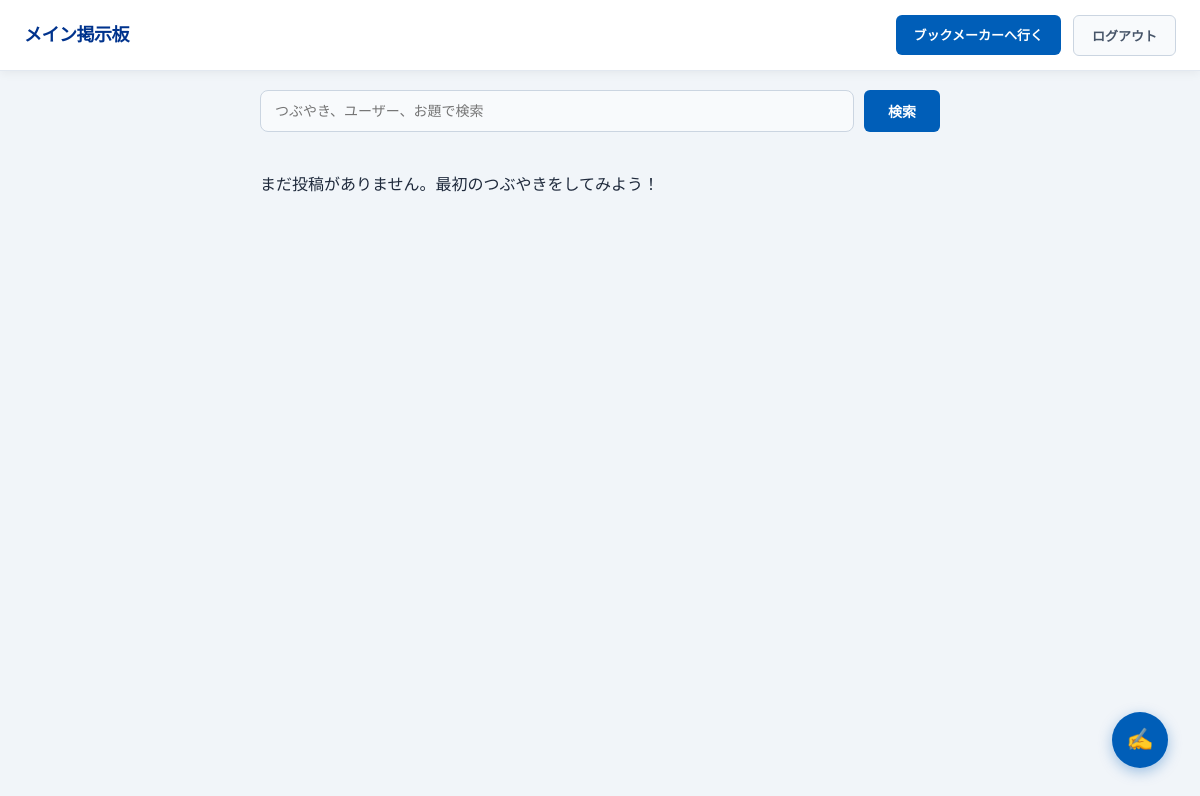
Page / (signed in) on the earlier database version.
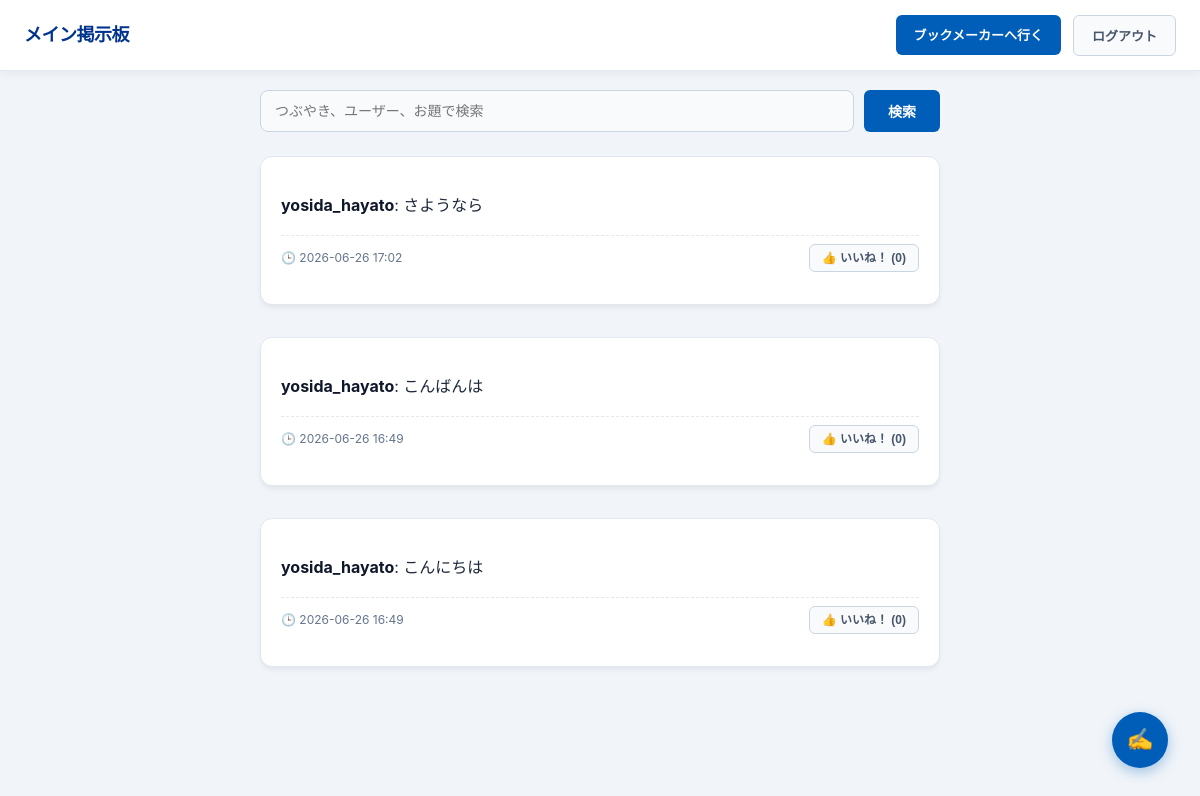
Same page on the later database version.
### bookmaker/models.py (models this page shows, shortened)
class Chat(models.Model):
    chatid = models.AutoField(primary_key=True) # 主キー（自動連番）
    uid = models.ForeignKey(User, on_delete=models.CASCADE, related_name='chats')
    text = models.TextField() # 本文
    time = models.DateTimeField(auto_now_add=True) # 投稿日時を自動記録
    shared_topic = models.ForeignKey(
        Topic,
        on_delete=models.SET_NULL,
        null=True,
        blank=True,
        related_name='shared_chats'
    )

### bookmaker/views.py (the view)
# urls.py: path('', bookmaker_views.top_board, name='top_page'),
@login_required
def top_board(request):
    search_query = request.GET.get('q', '').strip()  # 前後の余計な空白を消す
    chats_queryset = Chat.objects.all().select_related('shared_topic', 'uid').order_by('-time')
    if search_query:
        query_lower = search_query.lower()
        filtered_chats = []
        for chat in chats_queryset:
            in_text = query_lower in chat.text.lower()
            in_username = query_lower in str(chat.uid.username).lower()
            in_topic = False
            if chat.shared_topic and chat.shared_topic.topictitle:
                in_topic = query_lower in chat.shared_topic.topictitle.lower()
            if in_text or in_username or in_topic:
                filtered_chats.append(chat)
        chats = filtered_chats
    else:
        chats = chats_queryset
    active_topics = Topic.objects.filter(
        status='open',
        deadtime__gt=timezone.now()
    ).order_by('-deadtime')
    return render(request, 'top_board.html', {
        'chats': chats,
        'active_topics': active_topics,
        'search_query': search_query,
    })

### sns_project/templates/top_board.html (shortened to what this page needs)
{% load static %}
<!DOCTYPE html>
<html lang="ja">
<head>
    <link rel="stylesheet" href="{% static 'css/style.css' %}">
</head>
<body class="board-body">
    <button type="button" id="openChatModalBtn" class="floating-post-btn">✍️</button>
    <header class="bm-header fixed-header">
        <div class="header-left">
            <h1 class="page-main-title">メイン掲示板</h1>
        </div>
        <div class="header-right">
            <a href="{% url 'bookmaker:topic_list' %}" class="btn btn-primary bg-kpmg-blue">
                ブックメーカーへ行く
            </a>
            <form method="POST" action="{% url 'logout' %}" class="inline-form">
                <button type="submit" class="btn btn-secondary">ログアウト</button>
            </form>
        </div>
    </header>
    <div class="board-container search-box-container">
        <form method="GET" action="{% url 'top_page' %}" class="search-form">
            <div class="search-input-wrap">
                <input type="text" name="q" value="{{ search_query }}" placeholder="つぶやき、ユーザー、お題で検索" class="search-input">
            </div>
            <button type="submit" class="btn btn-primary bg-kpmg-blue search-submit-btn">検索</button>
        </form>
    </div>
    <div class="topic-grid board-container">
        {% for chat in chats %}
            <div class="card topic-card border-kpmg-blue margin-bottom-md">
                <div class="chat-content">
                    <p class="topic-detail chat-text-layout">
                        <strong class="chat-user-name">{{ chat.uid.username }}</strong>: {{ chat.text }}
                    </p>
                </div>
                <div class="topic-meta chat-meta-layout">
                    <span class="meta-date">🕒 {{ chat.time|date:"Y-m-d H:i" }}</span>
                    <div class="reaction-wrapper">
                        <form method="POST" action="{% url 'bookmaker:toggle_reaction' chat.chatid %}" class="inline-form">
                            <button type="submit" class="btn btn-secondary small-btn reaction-trigger-btn">
                                👍 いいね！ ({{ chat.reactions.count }})
                            </button>
                        </form>
                    </div>
                </div>
            </div>
        {% empty %}
            <p class="empty-text timeline-empty-text">
                まだ投稿がありません。最初のつぶやきをしてみよう！
            </p>
        {% endfor %}
    </div>
</body>
</html>

Differences in the rows shown:
added Chat: uid.username "yosida_hayato", text "さようなら", time "2026-06-26 17:02", reactions.count "0"
added Chat: uid.username "yosida_hayato", text "こんばんは", time "2026-06-26 16:49", reactions.count "0"
added Chat: uid.username "yosida_hayato", text "こんにちは", time "2026-06-26 16:49", reactions.count "0"
Other differences:
text no longer shown: "まだ投稿がありません。最初のつぶやきをしてみよう！"
